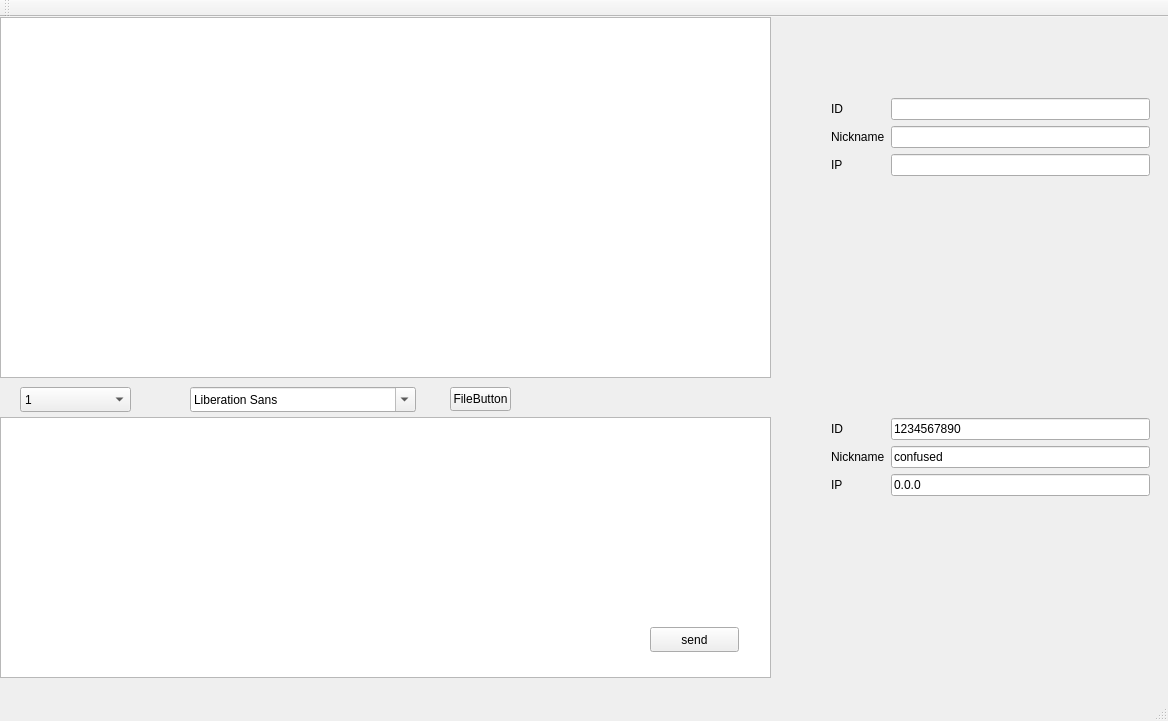
<?xml version="1.0" encoding="UTF-8"?>
<ui version="4.0">
 <class>MainWindow</class>
 <widget class="QMainWindow" name="MainWindow">
  <property name="geometry">
   <rect>
    <x>0</x>
    <y>0</y>
    <width>1168</width>
    <height>721</height>
   </rect>
  </property>
  <property name="windowTitle">
   <string>MainWindow</string>
  </property>
  <widget class="QWidget" name="centralWidget">
   <widget class="QComboBox" name="size">
    <property name="geometry">
     <rect>
      <x>20</x>
      <y>370</y>
      <width>111</width>
      <height>25</height>
     </rect>
    </property>
    <item>
     <property name="text">
      <string>1</string>
     </property>
    </item>
    <item>
     <property name="text">
      <string>2</string>
     </property>
    </item>
    <item>
     <property name="text">
      <string>3</string>
     </property>
    </item>
    <item>
     <property name="text">
      <string>4</string>
     </property>
    </item>
    <item>
     <property name="text">
      <string>5</string>
     </property>
    </item>
    <item>
     <property name="text">
      <string>6</string>
     </property>
    </item>
    <item>
     <property name="text">
      <string>7</string>
     </property>
    </item>
    <item>
     <property name="text">
      <string>8</string>
     </property>
    </item>
    <item>
     <property name="text">
      <string>9</string>
     </property>
    </item>
    <item>
     <property name="text">
      <string>10</string>
     </property>
    </item>
    <item>
     <property name="text">
      <string>11</string>
     </property>
    </item>
    <item>
     <property name="text">
      <string>12</string>
     </property>
    </item>
    <item>
     <property name="text">
      <string>13</string>
     </property>
    </item>
   </widget>
   <widget class="QFontComboBox" name="font">
    <property name="geometry">
     <rect>
      <x>190</x>
      <y>370</y>
      <width>226</width>
      <height>25</height>
     </rect>
    </property>
   </widget>
   <widget class="QTextBrowser" name="Stext">
    <property name="geometry">
     <rect>
      <x>0</x>
      <y>0</y>
      <width>771</width>
      <height>361</height>
     </rect>
    </property>
   </widget>
   <widget class="QTextEdit" name="Wtext">
    <property name="geometry">
     <rect>
      <x>0</x>
      <y>400</y>
      <width>771</width>
      <height>261</height>
     </rect>
    </property>
    <property name="html">
     <string>&lt;!DOCTYPE HTML PUBLIC &quot;-//W3C//DTD HTML 4.0//EN&quot; &quot;http://www.w3.org/TR/REC-html40/strict.dtd&quot;&gt;
&lt;html&gt;&lt;head&gt;&lt;meta name=&quot;qrichtext&quot; content=&quot;1&quot; /&gt;&lt;style type=&quot;text/css&quot;&gt;
p, li { white-space: pre-wrap; }
&lt;/style&gt;&lt;/head&gt;&lt;body style=&quot; font-family:'Ubuntu'; font-size:11pt; font-weight:400; font-style:normal;&quot;&gt;
&lt;p style=&quot;-qt-paragraph-type:empty; margin-top:0px; margin-bottom:0px; margin-left:0px; margin-right:0px; -qt-block-indent:0; text-indent:0px;&quot;&gt;&lt;br /&gt;&lt;/p&gt;&lt;/body&gt;&lt;/html&gt;</string>
    </property>
   </widget>
   <widget class="QPushButton" name="fasong">
    <property name="geometry">
     <rect>
      <x>650</x>
      <y>610</y>
      <width>89</width>
      <height>25</height>
     </rect>
    </property>
    <property name="text">
     <string>send</string>
    </property>
   </widget>
   <widget class="QWidget" name="formLayoutWidget_2">
    <property name="geometry">
     <rect>
      <x>820</x>
      <y>390</y>
      <width>341</width>
      <height>251</height>
     </rect>
    </property>
    <layout class="QFormLayout" name="formLayout_2">
     <item row="0" column="0">
      <widget class="QLabel" name="iDLabel">
       <property name="text">
        <string>ID</string>
       </property>
      </widget>
     </item>
     <item row="0" column="1">
      <widget class="QLineEdit" name="iDLineEdit">
       <property name="text">
        <string>1234567890</string>
       </property>
      </widget>
     </item>
     <item row="1" column="0">
      <widget class="QLabel" name="nicknameLabel_2">
       <property name="text">
        <string>Nickname</string>
       </property>
      </widget>
     </item>
     <item row="1" column="1">
      <widget class="QLineEdit" name="nicknameLineEdit_2">
       <property name="text">
        <string>confused</string>
       </property>
      </widget>
     </item>
     <item row="2" column="0">
      <widget class="QLabel" name="iPLabel">
       <property name="text">
        <string>IP</string>
       </property>
      </widget>
     </item>
     <item row="2" column="1">
      <widget class="QLineEdit" name="iPLineEdit_2">
       <property name="text">
        <string>0.0.0</string>
       </property>
      </widget>
     </item>
    </layout>
   </widget>
   <widget class="QWidget" name="formLayoutWidget">
    <property name="geometry">
     <rect>
      <x>820</x>
      <y>70</y>
      <width>341</width>
      <height>251</height>
     </rect>
    </property>
    <layout class="QFormLayout" name="formLayout">
     <item row="0" column="0">
      <widget class="QLabel" name="ID">
       <property name="text">
        <string>ID</string>
       </property>
      </widget>
     </item>
     <item row="0" column="1">
      <widget class="QLineEdit" name="IDLineEdit"/>
     </item>
     <item row="1" column="0">
      <widget class="QLabel" name="nicknameLabel">
       <property name="text">
        <string>Nickname</string>
       </property>
      </widget>
     </item>
     <item row="1" column="1">
      <widget class="QLineEdit" name="nicknameLineEdit"/>
     </item>
     <item row="2" column="0">
      <widget class="QLabel" name="iPLabel_2">
       <property name="text">
        <string>IP</string>
       </property>
      </widget>
     </item>
     <item row="2" column="1">
      <widget class="QLineEdit" name="iPLineEdit"/>
     </item>
    </layout>
   </widget>
   <widget class="QToolButton" name="FileButton">
    <property name="geometry">
     <rect>
      <x>450</x>
      <y>370</y>
      <width>61</width>
      <height>24</height>
     </rect>
    </property>
    <property name="text">
     <string>FileButton</string>
    </property>
   </widget>
  </widget>
  <widget class="QMenuBar" name="menuBar">
   <property name="geometry">
    <rect>
     <x>0</x>
     <y>0</y>
     <width>1168</width>
     <height>28</height>
    </rect>
   </property>
  </widget>
  <widget class="QToolBar" name="mainToolBar">
   <attribute name="toolBarArea">
    <enum>TopToolBarArea</enum>
   </attribute>
   <attribute name="toolBarBreak">
    <bool>false</bool>
   </attribute>
  </widget>
  <widget class="QStatusBar" name="statusBar"/>
 </widget>
 <layoutdefault spacing="6" margin="11"/>
 <resources/>
 <connections/>
</ui>
